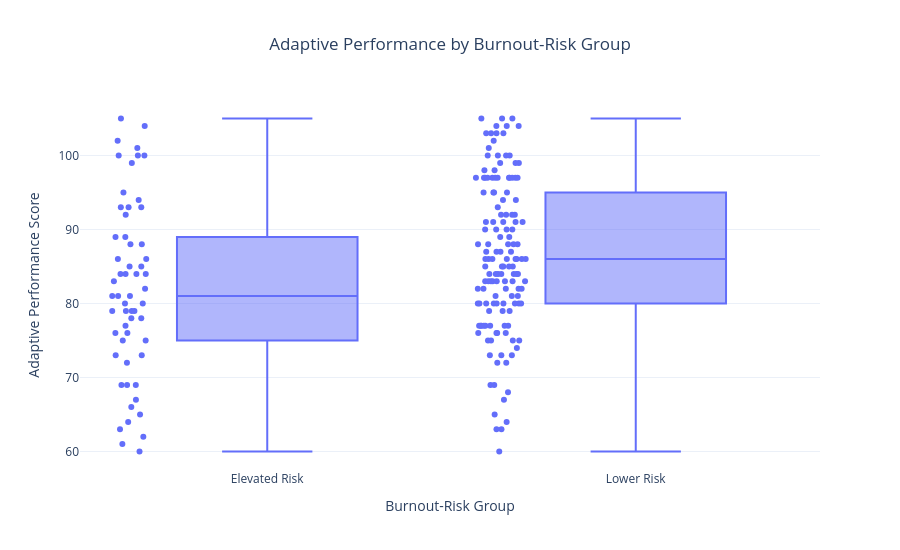

The notebook cell saved with this chart:
### Markdown cell above
**Interpretation:**  
Participants classified as elevated risk generally showed higher workplace incivility scores than those classified as lower risk. The elevated-risk group had a mean WIS score of 19.57 compared with 12.19 for the lower-risk group. Although the distributions overlap, the visual indicates a noticeable descriptive relationship between greater workplace incivility and elevated emotional-exhaustion risk. This relationship is exploratory and does not by itself establish predictive importance or causality.

### Code cell
# Compare adaptive performance across burnout-risk groups

fig = px.box(
    workplace,
    x="Risk_Group",
    y="API",
    points="all",
    labels={
        "Risk_Group": "Burnout-Risk Group",
        "API": "Adaptive Performance Score"
    },
    title="Adaptive Performance by Burnout-Risk Group"
)

fig.update_layout(
    template="plotly_white",
    title_x=0.5,
    height=550
)

fig.show()

### Figure 1 — Plotly figure (JSON) as saved in the notebook; plotly's stock layout.template omitted (floating-point values rounded to 4 significant figures; data arrays with more than 128 entries replaced by an {"elided": "..."} marker saying what was removed)
{"data": [{"alignmentgroup": "True", "boxpoints": "all", "hovertemplate": "Burnout-Risk Group=%{x}<br>Adaptive Performance Score=%{y}<extra></extra>", "legendgroup": "", "marker": {"color": "#636efa"}, "name": "", "notched": false, "offsetgroup": "", "orientation": "v", "showlegend": false, "type": "box", "x": {"elided": "201 str values"}, "x0": " ", "xaxis": "x", "y": {"elided": "201 int values"}, "y0": " ", "yaxis": "y"}], "layout": {"boxmode": "group", "height": 550, "legend": {"tracegroupgap": 0}, "title": {"text": "Adaptive Performance by Burnout-Risk Group", "x": 0.5}, "xaxis": {"anchor": "y", "domain": [0, 1], "title": {"text": "Burnout-Risk Group"}}, "yaxis": {"anchor": "x", "domain": [0, 1], "title": {"text": "Adaptive Performance Score"}}}}
